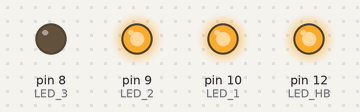
The sketch below on a simulated Arduino Uno, built with avr-gcc and run on an emulated ATmega328P. On the bench: output pins drawn as LEDs (lit = HIGH).

Above: at 0.5 s.
At 1.2 s:
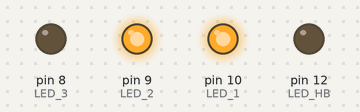
At 1.73 s:
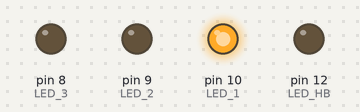
At 3.31 s:
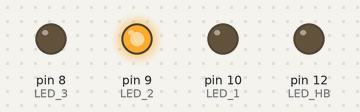
At 3.43 s:
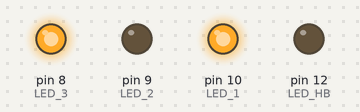
At 3.55 s:
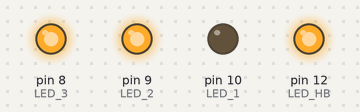
Timing chart, 0 to 4.0 s (numbered marks = the images above):
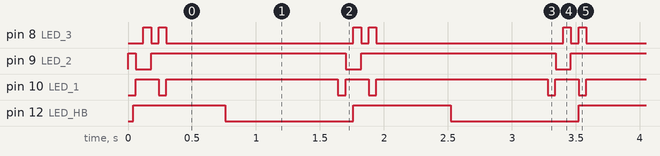

Measured:
- by itself, pin 8 (LED_3): repeats every 1.6 s: LOW 0.06 s, HIGH 0.06 s, LOW 1.5 s, HIGH 0.06 s
- by itself, pin 9 (LED_2): repeats every 1.6 s: LOW 0.12 s, HIGH 1.5 s
- by itself, pin 10 (LED_1): repeats every 1.6 s: LOW 0.06 s, HIGH 1.3 s, LOW 0.06 s, HIGH 0.18 s
- by itself, pin 12 (LED_HB): alternates HIGH for 0.76 s and LOW for 1.0 s

The sketch:

pt_hb_charliplex.ino
```cpp
#include <pt.h>

struct pt hilo1;
struct pt hilo2;

static long t = 0;
//heartbeat
int LED_HB   = 12;
uint8_t hbval = 128;
int8_t hbdelta = 8;
long wait_1 = 60;
long wait_off = 1280;

//charlieplex
int LED_1 = 10;     //LED row 1
int LED_2 = 9;     //LED row 2
int LED_3 = 8;     //LED row 3

void setup() {
  PT_INIT(&hilo1);
  PT_INIT(&hilo2);
}

void loop() {
  heartbeat(&hilo1);
  charlieplex(&hilo2);
}

void heartbeat(struct pt *pt) {
  PT_BEGIN(pt);
  // void setup() {
  pinMode(LED_HB, OUTPUT);
  // }

  do {
  // void loop() {
  static unsigned long last_time = 0;
  unsigned long now = millis();
  if ((now - last_time) < 40)
    return;
  last_time = now;
  if (hbval > 192) hbdelta = -hbdelta;
  if (hbval < 32) hbdelta = -hbdelta;
  hbval += hbdelta;
  analogWrite(LED_HB, hbval);

  // }
  } while(true);
  PT_END(pt);
}

void charlieplex(struct pt *pt) {
  PT_BEGIN(pt);
  // void setup() {

  // }

  do {
  // void loop() {
    led1();
    t = millis();
    PT_WAIT_WHILE(pt, (millis()-t)<wait_1);
    led2();
    t = millis();
    PT_WAIT_WHILE(pt, (millis()-t)<wait_1);
    led3();
    t = millis();
    PT_WAIT_WHILE(pt, (millis()-t)<wait_1);
    led4();
    t = millis();
    PT_WAIT_WHILE(pt, (millis()-t)<wait_1);
    led5();
    t = millis();
    PT_WAIT_WHILE(pt, (millis()-t)<wait_1);
    led6();
    t = millis();
    PT_WAIT_WHILE(pt, (millis()-t)<wait_1);
    ledoff();
    t = millis();
    PT_WAIT_WHILE(pt, (millis()-t)<wait_off);
  // }
  } while(true);
  PT_END(pt);
}

void led1(){
  //turn on LED L1
  pinMode(LED_1, OUTPUT);     //row 1
  digitalWrite(LED_1, LOW);
  pinMode(LED_2, OUTPUT);     //row 2
  digitalWrite(LED_2, HIGH);
  pinMode(LED_3, INPUT);      //row 3
  digitalWrite(LED_3, LOW);
}

void led2(){
  //turn on LED L2
  pinMode(LED_1, OUTPUT);     //row 1
  digitalWrite(LED_1, HIGH);
  pinMode(LED_2, OUTPUT);     //row 2
  digitalWrite(LED_2, LOW);
  pinMode(LED_3, INPUT);      //row 3
  digitalWrite(LED_3, LOW);
}

void led3() {
  //turn on LED L3
  pinMode(LED_1, INPUT);      //row 1
  digitalWrite(LED_1, LOW);
  pinMode(LED_2, OUTPUT);     //row 2
  digitalWrite(LED_2, LOW);
  pinMode(LED_3, OUTPUT);     //row 3
  digitalWrite(LED_3, HIGH);
}

void led4(){
  //turn on LED L4
  pinMode(LED_1, INPUT);     //row 1
  digitalWrite(LED_1, LOW);
  pinMode(LED_2, OUTPUT);    //row 2
  digitalWrite(LED_2, HIGH);
  pinMode(LED_3, OUTPUT);    //row 3
  digitalWrite(LED_3, LOW);
}

void led5(){
  //turn on LED L5
  pinMode(LED_1, OUTPUT);    //row 1
  digitalWrite(LED_1, LOW);
  pinMode(LED_2, INPUT);     //row 2
  digitalWrite(LED_2, LOW);
  pinMode(LED_3, OUTPUT);    //row3
  digitalWrite(LED_3, HIGH);
}

void led6(){
  //turn on LED L6
  pinMode(LED_1, OUTPUT);
  digitalWrite(LED_1, HIGH);
  pinMode(LED_2, INPUT);
  digitalWrite(LED_2, LOW);
  pinMode(LED_3, OUTPUT);
  digitalWrite(LED_3, LOW);
}

void ledoff(){
  //turn off all leds
  pinMode(LED_1, INPUT);
  pinMode(LED_2, INPUT);
  pinMode(LED_3, INPUT);

}
```
